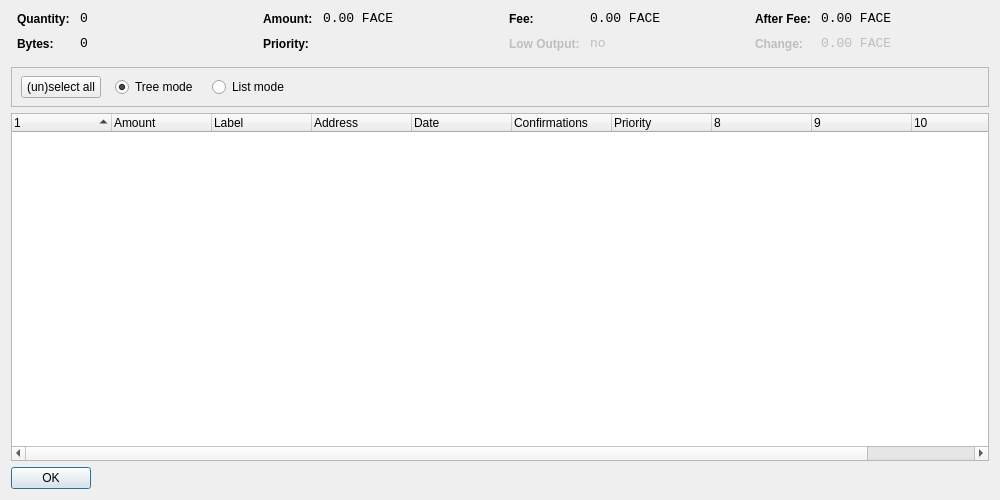
<?xml version="1.0" encoding="UTF-8"?>
<ui version="4.0">
 <class>CoinControlDialog</class>
 <widget class="QDialog" name="CoinControlDialog">
  <property name="geometry">
   <rect>
    <x>0</x>
    <y>0</y>
    <width>1000</width>
    <height>500</height>
   </rect>
  </property>
  <property name="windowTitle">
   <string>Coin Control</string>
  </property>
  <layout class="QVBoxLayout" name="verticalLayout">
   <item>
    <layout class="QHBoxLayout" name="horizontalLayoutTop" stretch="0,0,0,0">
     <property name="topMargin">
      <number>0</number>
     </property>
     <property name="bottomMargin">
      <number>10</number>
     </property>
     <item>
      <layout class="QFormLayout" name="formLayoutCoinControl1">
       <property name="horizontalSpacing">
        <number>10</number>
       </property>
       <property name="verticalSpacing">
        <number>10</number>
       </property>
       <property name="leftMargin">
        <number>6</number>
       </property>
       <property name="rightMargin">
        <number>6</number>
       </property>
       <item row="0" column="0">
        <widget class="QLabel" name="labelCoinControlQuantityText">
         <property name="styleSheet">
          <string notr="true">font-weight:bold;</string>
         </property>
         <property name="text">
          <string>Quantity:</string>
         </property>
        </widget>
       </item>
       <item row="0" column="1">
        <widget class="QLabel" name="labelCoinControlQuantity">
         <property name="font">
          <font>
           <family>Monospace</family>
           <pointsize>10</pointsize>
          </font>
         </property>
         <property name="cursor">
          <cursorShape>IBeamCursor</cursorShape>
         </property>
         <property name="contextMenuPolicy">
          <enum>Qt::ActionsContextMenu</enum>
         </property>
         <property name="text">
          <string notr="true">0</string>
         </property>
         <property name="textInteractionFlags">
          <set>Qt::LinksAccessibleByMouse|Qt::TextSelectableByKeyboard|Qt::TextSelectableByMouse</set>
         </property>
        </widget>
       </item>
       <item row="1" column="0">
        <widget class="QLabel" name="labelCoinControlBytesText">
         <property name="styleSheet">
          <string notr="true">font-weight:bold;</string>
         </property>
         <property name="text">
          <string>Bytes:</string>
         </property>
        </widget>
       </item>
       <item row="1" column="1">
        <widget class="QLabel" name="labelCoinControlBytes">
         <property name="font">
          <font>
           <family>Monospace</family>
           <pointsize>10</pointsize>
          </font>
         </property>
         <property name="cursor">
          <cursorShape>IBeamCursor</cursorShape>
         </property>
         <property name="contextMenuPolicy">
          <enum>Qt::ActionsContextMenu</enum>
         </property>
         <property name="text">
          <string notr="true">0</string>
         </property>
         <property name="textInteractionFlags">
          <set>Qt::LinksAccessibleByMouse|Qt::TextSelectableByKeyboard|Qt::TextSelectableByMouse</set>
         </property>
        </widget>
       </item>
      </layout>
     </item>
     <item>
      <layout class="QFormLayout" name="formLayoutCoinControl2">
       <property name="horizontalSpacing">
        <number>10</number>
       </property>
       <property name="verticalSpacing">
        <number>10</number>
       </property>
       <property name="leftMargin">
        <number>6</number>
       </property>
       <property name="rightMargin">
        <number>6</number>
       </property>
       <item row="0" column="0">
        <widget class="QLabel" name="labelCoinControlAmountText">
         <property name="styleSheet">
          <string notr="true">font-weight:bold;</string>
         </property>
         <property name="text">
          <string>Amount:</string>
         </property>
        </widget>
       </item>
       <item row="0" column="1">
        <widget class="QLabel" name="labelCoinControlAmount">
         <property name="font">
          <font>
           <family>Monospace</family>
           <pointsize>10</pointsize>
          </font>
         </property>
         <property name="cursor">
          <cursorShape>IBeamCursor</cursorShape>
         </property>
         <property name="contextMenuPolicy">
          <enum>Qt::ActionsContextMenu</enum>
         </property>
         <property name="text">
          <string notr="true">0.00 FACE</string>
         </property>
         <property name="textInteractionFlags">
          <set>Qt::LinksAccessibleByMouse|Qt::TextSelectableByKeyboard|Qt::TextSelectableByMouse</set>
         </property>
        </widget>
       </item>
       <item row="1" column="0">
        <widget class="QLabel" name="labelCoinControlPriorityText">
         <property name="styleSheet">
          <string notr="true">font-weight:bold;</string>
         </property>
         <property name="text">
          <string>Priority:</string>
         </property>
        </widget>
       </item>
       <item row="1" column="1">
        <widget class="QLabel" name="labelCoinControlPriority">
         <property name="font">
          <font>
           <family>Monospace</family>
           <pointsize>10</pointsize>
          </font>
         </property>
         <property name="cursor">
          <cursorShape>IBeamCursor</cursorShape>
         </property>
         <property name="contextMenuPolicy">
          <enum>Qt::ActionsContextMenu</enum>
         </property>
         <property name="text">
          <string/>
         </property>
         <property name="textInteractionFlags">
          <set>Qt::LinksAccessibleByMouse|Qt::TextSelectableByKeyboard|Qt::TextSelectableByMouse</set>
         </property>
        </widget>
       </item>
      </layout>
     </item>
     <item>
      <layout class="QFormLayout" name="formLayoutCoinControl3">
       <property name="horizontalSpacing">
        <number>10</number>
       </property>
       <property name="verticalSpacing">
        <number>10</number>
       </property>
       <property name="leftMargin">
        <number>6</number>
       </property>
       <property name="rightMargin">
        <number>6</number>
       </property>
       <item row="0" column="0">
        <widget class="QLabel" name="labelCoinControlFeeText">
         <property name="styleSheet">
          <string notr="true">font-weight:bold;</string>
         </property>
         <property name="text">
          <string>Fee:</string>
         </property>
        </widget>
       </item>
       <item row="0" column="1">
        <widget class="QLabel" name="labelCoinControlFee">
         <property name="font">
          <font>
           <family>Monospace</family>
           <pointsize>10</pointsize>
          </font>
         </property>
         <property name="cursor">
          <cursorShape>IBeamCursor</cursorShape>
         </property>
         <property name="contextMenuPolicy">
          <enum>Qt::ActionsContextMenu</enum>
         </property>
         <property name="text">
          <string notr="true">0.00 FACE</string>
         </property>
         <property name="textInteractionFlags">
          <set>Qt::LinksAccessibleByMouse|Qt::TextSelectableByKeyboard|Qt::TextSelectableByMouse</set>
         </property>
        </widget>
       </item>
       <item row="1" column="0">
        <widget class="QLabel" name="labelCoinControlLowOutputText">
         <property name="enabled">
          <bool>false</bool>
         </property>
         <property name="styleSheet">
          <string notr="true">font-weight:bold;</string>
         </property>
         <property name="text">
          <string>Low Output:</string>
         </property>
        </widget>
       </item>
       <item row="1" column="1">
        <widget class="QLabel" name="labelCoinControlLowOutput">
         <property name="enabled">
          <bool>false</bool>
         </property>
         <property name="font">
          <font>
           <family>Monospace</family>
           <pointsize>10</pointsize>
          </font>
         </property>
         <property name="cursor">
          <cursorShape>IBeamCursor</cursorShape>
         </property>
         <property name="contextMenuPolicy">
          <enum>Qt::ActionsContextMenu</enum>
         </property>
         <property name="text">
          <string notr="true">no</string>
         </property>
         <property name="textInteractionFlags">
          <set>Qt::LinksAccessibleByMouse|Qt::TextSelectableByKeyboard|Qt::TextSelectableByMouse</set>
         </property>
        </widget>
       </item>
      </layout>
     </item>
     <item>
      <layout class="QFormLayout" name="formLayoutCoinControl4">
       <property name="horizontalSpacing">
        <number>10</number>
       </property>
       <property name="verticalSpacing">
        <number>10</number>
       </property>
       <property name="leftMargin">
        <number>6</number>
       </property>
       <property name="rightMargin">
        <number>6</number>
       </property>
       <item row="0" column="0">
        <widget class="QLabel" name="labelCoinControlAfterFeeText">
         <property name="styleSheet">
          <string notr="true">font-weight:bold;</string>
         </property>
         <property name="text">
          <string>After Fee:</string>
         </property>
        </widget>
       </item>
       <item row="0" column="1">
        <widget class="QLabel" name="labelCoinControlAfterFee">
         <property name="font">
          <font>
           <family>Monospace</family>
           <pointsize>10</pointsize>
          </font>
         </property>
         <property name="cursor">
          <cursorShape>IBeamCursor</cursorShape>
         </property>
         <property name="contextMenuPolicy">
          <enum>Qt::ActionsContextMenu</enum>
         </property>
         <property name="text">
          <string notr="true">0.00 FACE</string>
         </property>
         <property name="textInteractionFlags">
          <set>Qt::LinksAccessibleByMouse|Qt::TextSelectableByKeyboard|Qt::TextSelectableByMouse</set>
         </property>
        </widget>
       </item>
       <item row="1" column="0">
        <widget class="QLabel" name="labelCoinControlChangeText">
         <property name="enabled">
          <bool>false</bool>
         </property>
         <property name="styleSheet">
          <string notr="true">font-weight:bold;</string>
         </property>
         <property name="text">
          <string>Change:</string>
         </property>
        </widget>
       </item>
       <item row="1" column="1">
        <widget class="QLabel" name="labelCoinControlChange">
         <property name="enabled">
          <bool>false</bool>
         </property>
         <property name="font">
          <font>
           <family>Monospace</family>
           <pointsize>10</pointsize>
          </font>
         </property>
         <property name="cursor">
          <cursorShape>IBeamCursor</cursorShape>
         </property>
         <property name="contextMenuPolicy">
          <enum>Qt::ActionsContextMenu</enum>
         </property>
         <property name="text">
          <string notr="true">0.00 FACE</string>
         </property>
         <property name="textInteractionFlags">
          <set>Qt::LinksAccessibleByMouse|Qt::TextSelectableByKeyboard|Qt::TextSelectableByMouse</set>
         </property>
        </widget>
       </item>
      </layout>
     </item>
    </layout>
   </item>
   <item>
    <widget class="QFrame" name="frame">
     <property name="minimumSize">
      <size>
       <width>0</width>
       <height>40</height>
      </size>
     </property>
     <property name="frameShape">
      <enum>QFrame::StyledPanel</enum>
     </property>
     <property name="frameShadow">
      <enum>QFrame::Sunken</enum>
     </property>
     <widget class="QWidget" name="horizontalLayoutWidget">
      <property name="geometry">
       <rect>
        <x>10</x>
        <y>0</y>
        <width>781</width>
        <height>41</height>
       </rect>
      </property>
      <layout class="QHBoxLayout" name="horizontalLayoutPanel" stretch="0,0,0,0,0">
       <property name="spacing">
        <number>14</number>
       </property>
       <item>
        <widget class="QPushButton" name="pushButtonSelectAll">
         <property name="sizePolicy">
          <sizepolicy hsizetype="Maximum" vsizetype="Fixed">
           <horstretch>0</horstretch>
           <verstretch>0</verstretch>
          </sizepolicy>
         </property>
         <property name="text">
          <string>(un)select all</string>
         </property>
        </widget>
       </item>
       <item>
        <widget class="QRadioButton" name="radioTreeMode">
         <property name="sizePolicy">
          <sizepolicy hsizetype="Maximum" vsizetype="Fixed">
           <horstretch>0</horstretch>
           <verstretch>0</verstretch>
          </sizepolicy>
         </property>
         <property name="text">
          <string>Tree mode</string>
         </property>
         <property name="checked">
          <bool>true</bool>
         </property>
        </widget>
       </item>
       <item>
        <widget class="QRadioButton" name="radioListMode">
         <property name="sizePolicy">
          <sizepolicy hsizetype="Maximum" vsizetype="Fixed">
           <horstretch>0</horstretch>
           <verstretch>0</verstretch>
          </sizepolicy>
         </property>
         <property name="text">
          <string>List mode</string>
         </property>
        </widget>
       </item>
       <item>
        <spacer name="horizontalSpacer">
         <property name="orientation">
          <enum>Qt::Horizontal</enum>
         </property>
         <property name="sizeHint" stdset="0">
          <size>
           <width>40</width>
           <height>20</height>
          </size>
         </property>
        </spacer>
       </item>
      </layout>
     </widget>
    </widget>
   </item>
   <item>
    <widget class="CoinControlTreeWidget" name="treeWidget">
     <property name="contextMenuPolicy">
      <enum>Qt::CustomContextMenu</enum>
     </property>
     <property name="sortingEnabled">
      <bool>false</bool>
     </property>
     <property name="columnCount">
      <number>11</number>
     </property>
     <attribute name="headerShowSortIndicator" stdset="0">
      <bool>true</bool>
     </attribute>
     <attribute name="headerStretchLastSection">
      <bool>false</bool>
     </attribute>
     <column>
      <property name="text">
       <string/>
      </property>
     </column>
     <column>
      <property name="text">
       <string>Amount</string>
      </property>
     </column>
     <column>
      <property name="text">
       <string>Label</string>
      </property>
     </column>
     <column>
      <property name="text">
       <string>Address</string>
      </property>
     </column>
     <column>
      <property name="text">
       <string>Date</string>
      </property>
     </column>
     <column>
      <property name="text">
       <string>Confirmations</string>
      </property>
      <property name="toolTip">
       <string>Confirmed</string>
      </property>
     </column>
     <column>
      <property name="text">
       <string>Priority</string>
      </property>
     </column>
     <column>
      <property name="text">
       <string/>
      </property>
     </column>
     <column>
      <property name="text">
       <string/>
      </property>
     </column>
     <column>
      <property name="text">
       <string/>
      </property>
     </column>
     <column>
      <property name="text">
       <string/>
      </property>
     </column>
    </widget>
   </item>
   <item>
    <widget class="QDialogButtonBox" name="buttonBox">
     <property name="sizePolicy">
      <sizepolicy hsizetype="Maximum" vsizetype="Fixed">
       <horstretch>0</horstretch>
       <verstretch>0</verstretch>
      </sizepolicy>
     </property>
     <property name="orientation">
      <enum>Qt::Horizontal</enum>
     </property>
     <property name="standardButtons">
      <set>QDialogButtonBox::Ok</set>
     </property>
    </widget>
   </item>
  </layout>
 </widget>
 <customwidgets>
  <customwidget>
   <class>CoinControlTreeWidget</class>
   <extends>QTreeWidget</extends>
   <header>coincontroltreewidget.h</header>
  </customwidget>
 </customwidgets>
 <resources/>
 <connections/>
</ui>
